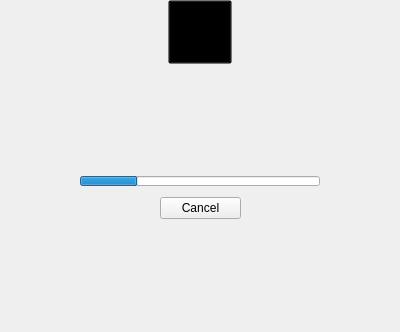
        <widget class="QWidget" name="pProgress">
         <property name="minimumSize">
          <size>
           <width>400</width>
           <height>332</height>
          </size>
         </property>
         <property name="maximumSize">
          <size>
           <width>400</width>
           <height>332</height>
          </size>
         </property>
         <property name="styleSheet">
          <string notr="true"/>
         </property>
         <layout class="QVBoxLayout" name="verticalLayout_6">
          <property name="spacing">
           <number>0</number>
          </property>
          <property name="topMargin">
           <number>0</number>
          </property>
          <item>
           <widget class="QWidget" name="wLogoLogging" native="true">
            <property name="minimumSize">
             <size>
              <width>0</width>
              <height>75</height>
             </size>
            </property>
            <property name="maximumSize">
             <size>
              <width>16777215</width>
              <height>75</height>
             </size>
            </property>
            <property name="styleSheet">
             <string notr="true">background: transparent;
image: none;</string>
            </property>
            <layout class="QHBoxLayout" name="horizontalLayout_3">
             <property name="spacing">
              <number>0</number>
             </property>
             <property name="leftMargin">
              <number>0</number>
             </property>
             <property name="topMargin">
              <number>0</number>
             </property>
             <property name="rightMargin">
              <number>0</number>
             </property>
             <property name="bottomMargin">
              <number>10</number>
             </property>
             <item>
              <widget class="QPushButton" name="bLogoLogging">
               <property name="minimumSize">
                <size>
                 <width>64</width>
                 <height>64</height>
                </size>
               </property>
               <property name="maximumSize">
                <size>
                 <width>64</width>
                 <height>64</height>
                </size>
               </property>
               <property name="focusPolicy">
                <enum>Qt::NoFocus</enum>
               </property>
               <property name="text">
                <string/>
               </property>
               <property name="icon">
                <iconset resource="../Resources_linux.qrc">
                 <normaloff>:/images/app_64.png</normaloff>:/images/app_64.png</iconset>
               </property>
               <property name="iconSize">
                <size>
                 <width>64</width>
                 <height>64</height>
                </size>
               </property>
              </widget>
             </item>
            </layout>
           </widget>
          </item>
          <item>
           <widget class="QWidget" name="wStatusMessages" native="true">
            <property name="styleSheet">
             <string notr="true">image: none;</string>
            </property>
            <layout class="QVBoxLayout" name="verticalLayout_7">
             <property name="leftMargin">
              <number>0</number>
             </property>
             <property name="topMargin">
              <number>40</number>
             </property>
             <property name="rightMargin">
              <number>0</number>
             </property>
             <property name="bottomMargin">
              <number>0</number>
             </property>
             <item>
              <widget class="QLabel" name="lProgress">
               <property name="minimumSize">
                <size>
                 <width>0</width>
                 <height>50</height>
                </size>
               </property>
               <property name="maximumSize">
                <size>
                 <width>16777215</width>
                 <height>50</height>
                </size>
               </property>
               <property name="styleSheet">
                <string notr="true">background: transparent;
image: none;</string>
               </property>
               <property name="text">
                <string/>
               </property>
               <property name="alignment">
                <set>Qt::AlignCenter</set>
               </property>
              </widget>
             </item>
             <item>
              <widget class="QWidget" name="wContainerProgress" native="true">
               <property name="minimumSize">
                <size>
                 <width>0</width>
                 <height>0</height>
                </size>
               </property>
               <property name="maximumSize">
                <size>
                 <width>16777215</width>
                 <height>16777215</height>
                </size>
               </property>
               <layout class="QVBoxLayout" name="verticalLayout_10">
                <property name="leftMargin">
                 <number>0</number>
                </property>
                <property name="topMargin">
                 <number>0</number>
                </property>
                <property name="rightMargin">
                 <number>0</number>
                </property>
                <property name="bottomMargin">
                 <number>0</number>
                </property>
                <item>
                 <widget class="QWidget" name="widget_2" native="true">
                  <layout class="QHBoxLayout" name="horizontalLayout_8">
                   <property name="leftMargin">
                    <number>0</number>
                   </property>
                   <property name="topMargin">
                    <number>0</number>
                   </property>
                   <property name="rightMargin">
                    <number>0</number>
                   </property>
                   <property name="bottomMargin">
                    <number>0</number>
                   </property>
                   <item>
                    <spacer name="horizontalSpacer_7">
                     <property name="orientation">
                      <enum>Qt::Horizontal</enum>
                     </property>
                     <property name="sizeHint" stdset="0">
                      <size>
                       <width>55</width>
                       <height>20</height>
                      </size>
                     </property>
                    </spacer>
                   </item>
                   <item>
                    <widget class="QProgressBar" name="progressBar">
                     <property name="minimumSize">
                      <size>
                       <width>240</width>
                       <height>10</height>
                      </size>
                     </property>
                     <property name="maximumSize">
                      <size>
                       <width>240</width>
                       <height>10</height>
                      </size>
                     </property>
                     <property name="styleSheet">
                      <string notr="true">image: none;</string>
                     </property>
                     <property name="value">
                      <number>24</number>
                     </property>
                     <property name="alignment">
                      <set>Qt::AlignCenter</set>
                     </property>
                     <property name="textVisible">
                      <bool>false</bool>
                     </property>
                     <property name="format">
                      <string notr="true">%p%</string>
                     </property>
                    </widget>
                   </item>
                   <item>
                    <spacer name="horizontalSpacer_8">
                     <property name="orientation">
                      <enum>Qt::Horizontal</enum>
                     </property>
                     <property name="sizeHint" stdset="0">
                      <size>
                       <width>55</width>
                       <height>20</height>
                      </size>
                     </property>
                    </spacer>
                   </item>
                  </layout>
                 </widget>
                </item>
                <item>
                 <widget class="QWidget" name="wCancel" native="true">
                  <layout class="QHBoxLayout" name="horizontalLayout_7">
                   <property name="leftMargin">
                    <number>0</number>
                   </property>
                   <property name="topMargin">
                    <number>0</number>
                   </property>
                   <property name="rightMargin">
                    <number>0</number>
                   </property>
                   <property name="bottomMargin">
                    <number>0</number>
                   </property>
                   <item>
                    <spacer name="horizontalSpacer_2">
                     <property name="orientation">
                      <enum>Qt::Horizontal</enum>
                     </property>
                     <property name="sizeHint" stdset="0">
                      <size>
                       <width>137</width>
                       <height>20</height>
                      </size>
                     </property>
                    </spacer>
                   </item>
                   <item>
                    <widget class="QPushButton" name="bCancel">
                     <property name="minimumSize">
                      <size>
                       <width>81</width>
                       <height>22</height>
                      </size>
                     </property>
                     <property name="cursor">
                      <cursorShape>PointingHandCursor</cursorShape>
                     </property>
                     <property name="styleSheet">
                      <string notr="true"/>
                     </property>
                     <property name="text">
                      <string>Cancel</string>
                     </property>
                    </widget>
                   </item>
                   <item>
                    <spacer name="horizontalSpacer_6">
                     <property name="orientation">
                      <enum>Qt::Horizontal</enum>
                     </property>
                     <property name="sizeHint" stdset="0">
                      <size>
                       <width>40</width>
                       <height>20</height>
                      </size>
                     </property>
                    </spacer>
                   </item>
                  </layout>
                 </widget>
                </item>
               </layout>
               <zorder>wCancel</zorder>
               <zorder>widget_2</zorder>
              </widget>
             </item>
             <item>
              <spacer name="verticalSpacer_2">
               <property name="orientation">
                <enum>Qt::Vertical</enum>
               </property>
               <property name="sizeHint" stdset="0">
                <size>
                 <width>20</width>
                 <height>40</height>
                </size>
               </property>
              </spacer>
             </item>
            </layout>
           </widget>
          </item>
         </layout>
        </widget>
